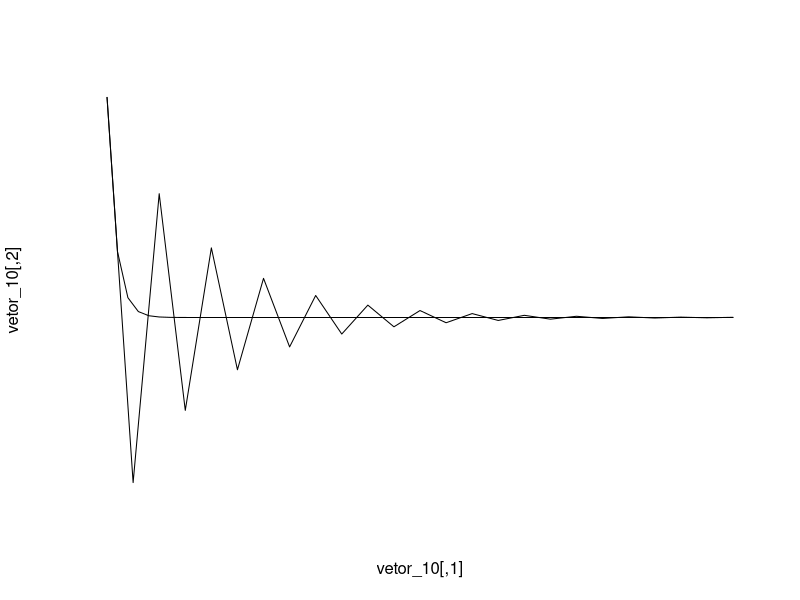
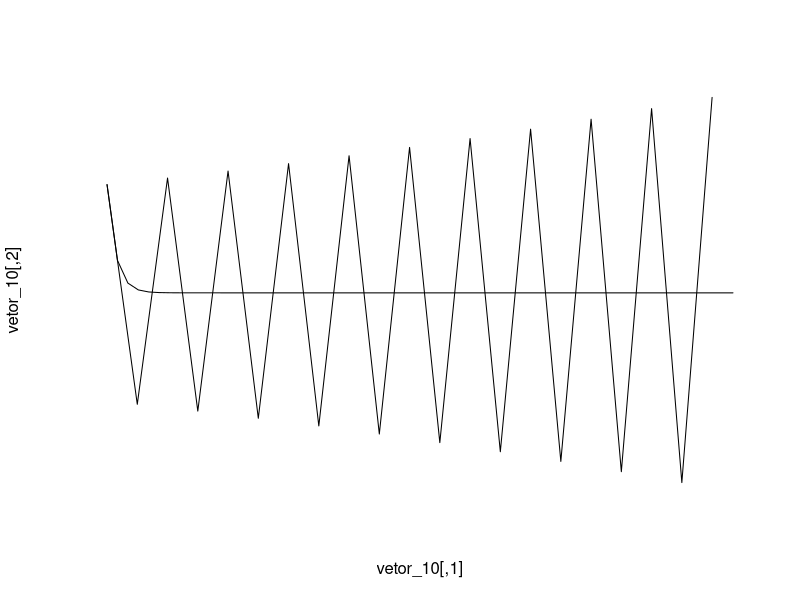

These figures' R source, in order:
# euler <- function(f, y0, a, b, h)
# {
#   
#   t <- a
#   y <- y0
#   t2 <- c()
#   y2 <- c()
#   
#   while (t <= b)
#   {
#     t2 <- c(t2,t)
#     y2 <- c(y2, y)
#     t <- t + h
#     y <- y + h*f(t, y)
#   }
#   fim = cbind(t2,y2)
#   return(fim)
# }
# 
# newtoncooling <- function(time, temp)
#   return(-0.07*(temp-20))


# vetor = NULL
# for (i in seq(10,30,1)){
#   
#   assign(paste0("vetor_",i) , euler(newtoncooling, 100, 0, 600, i))
#   
#   
# }

vetor_10 = matrix(c(0,10,20,30,40,50,60,70,80,90,100,110,120,130,140,150,160,170,180,190,200,210,220,230,240,250,260,270,280,290,300,310,320,330,340,350,360,370,380,390,400,410,420,430,440,450,460,470,480,490,500,510,520,530,540,550,560,570,580,590,600,100,44,27.2,22.16,20.648,20.1944,20.05832,20.0175,20.00525,20.00157,20.00047,20.00014,20.00004,20.00001,20,20,20,20,20,20,20,20,20,20,20,20,20,20,20,20,20,20,20,20,20,20,20,20,20,20,20,20,20,20,20,20,20,20,20,20,20,20,20,20,20,20,20,20,20,20,20), ncol = 2, byrow = FALSE)


vetor_25 = matrix(c(0,25,50,75,100,125,150,175,200,225,250,275,300,325,350,375,400,425,450,475,500,525,550,575,600,100,-40,65,-13.75,45.3125,1.015625,34.23828,9.321289,28.00903,13.99323,24.50508,16.62119,22.53411,18.09942,21.42544,18.93092,20.80181,19.39864,20.45102,19.66174,20.2537,19.80973,20.1427,19.89297,20.08027), ncol = 2, byrow = FALSE)


vetor_29 = matrix(c(0,29,58,87,116,145,174,203,232,261,290,319,348,377,406,435,464,493,522,551,580,100,-62.4,104.872,-67.41816,110.0407,-72.74193,115.5242,-78.38991,121.3416,-84.38185,127.5133,-90.73871,134.0609,-97.4827,141.0072,-104.6374,148.3765,-112.2278,156.1946,-120.2805,164.4889), ncol = 2, byrow = FALSE)

plot(vetor_10, type = 'l', axes=FALSE, ylim=c(min(vetor_25[,2]),max(vetor_25[,2])))
lines(vetor_25)

plot(vetor_10, type = 'l', axes=FALSE, ylim=c(min(vetor_29[,2]),max(vetor_29[,2])))
lines(vetor_29)


